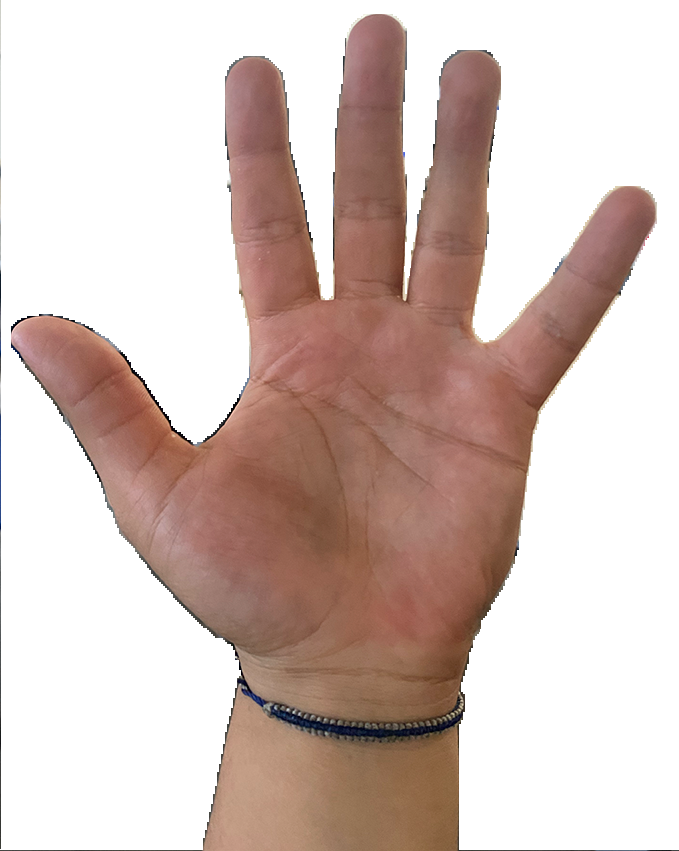
//> input picture mano.png, 679 x 851 px, given in place of the camera
$ ./deteccion_mano   (built with g++ and OpenCV 4)
//> lines starting //> are read from the running program, lines starting //| are printed output that depends on the picture; after the words box and inside, x2 and y2 are one past the last pixel; in counts of white or black regions, pixels touching at a corner belong together
#include <opencv2/opencv.hpp>
#include <iostream>
#include <vector>
using namespace cv;
using namespace std;

// void saltar();

int main() {
    VideoCapture cap(0);
    if (!cap.isOpened()) {
        cerr << "No se pudo abrir la cam." << endl;
        return -1;
    }

    Mat frame, hsv, mask, result;
    int estadoMano = 0;
    int contadorCierre = 0;
    int contadorApertura = 0;

    while (true) {
        cap >> frame;
//> frame is the input picture: 851 rows x 679 cols, CV_8UC3; mean B, G, R 187, 193.3, 211.7
        if (frame.empty()) break;

        flip(frame, frame, 1);
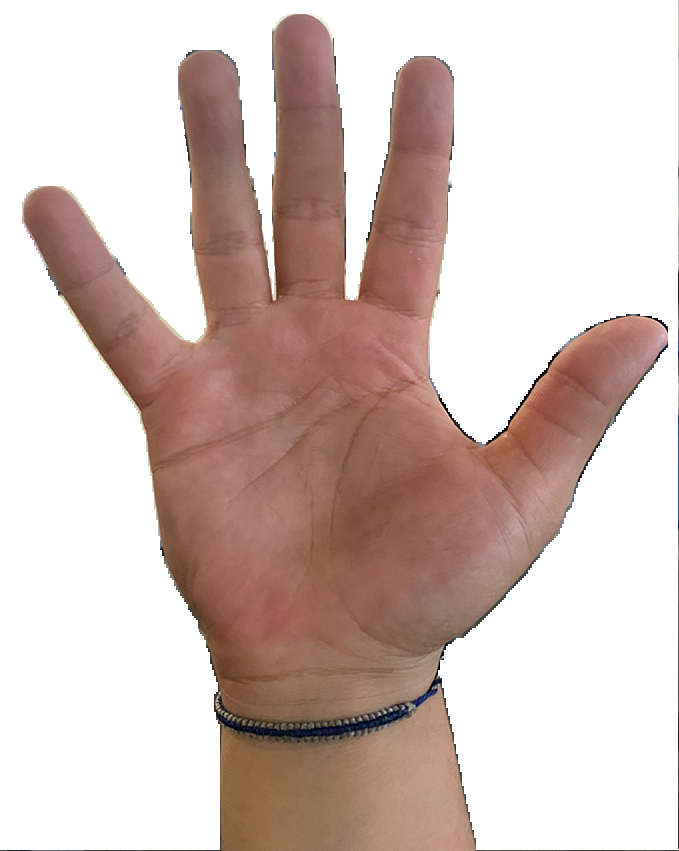
//> frame: 851 rows x 679 cols, CV_8UC3; mean B, G, R 187, 193.3, 211.7
        cvtColor(frame, hsv, COLOR_BGR2HSV);
//> hsv: 851 rows x 679 cols, CV_8UC3; mean H, S, V 5, 42.2, 211.8
        Scalar lower(0, 30, 60);
        Scalar upper(20, 150, 255);//color
        inRange(hsv, lower, upper, mask);
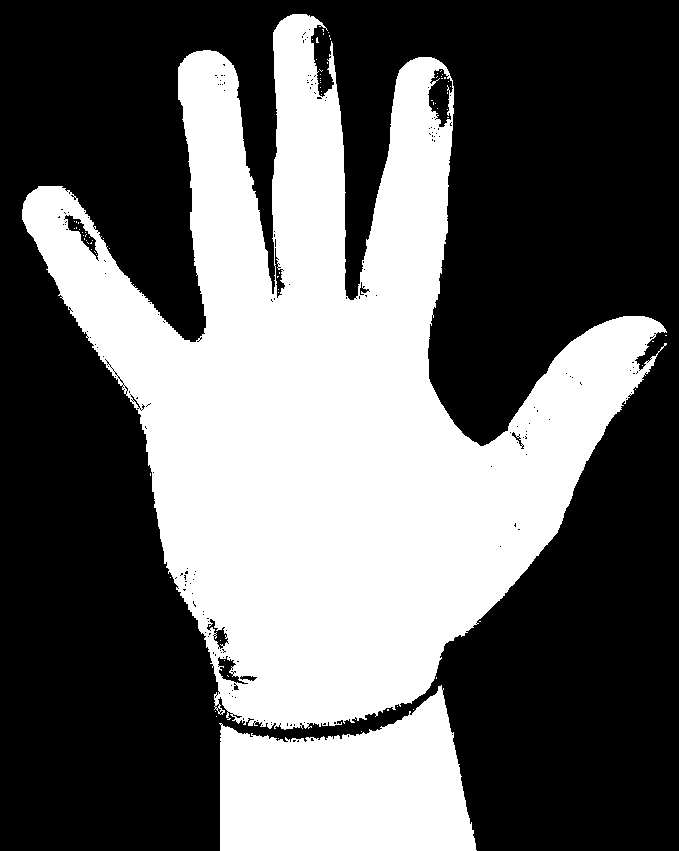
//> mask: 851 rows x 679 cols, CV_8UC1; 40.3% white; 78 white regions (76 under 20 px), largest, box (x1, y1, x2, y2) and area: (22, 14, 667, 730) 202822, (219, 685, 477, 851) 30066

        erode(mask, mask, Mat(), Point(-1, -1), 2);
        dilate(mask, mask, Mat(), Point(-1, -1), 2);
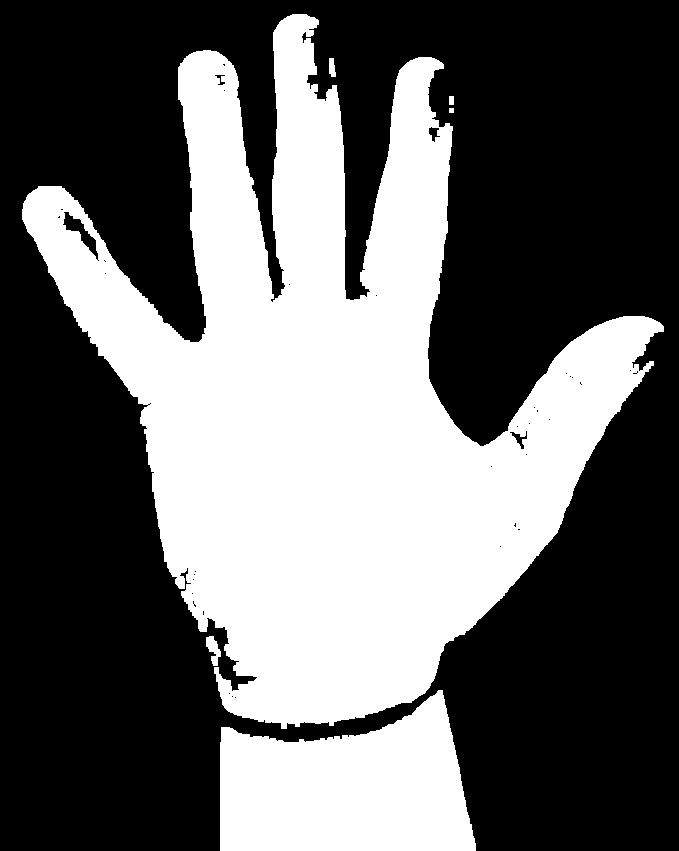
//> mask: 851 rows x 679 cols, CV_8UC1; 39.9% white; 6 white regions

        vector<vector<Point>> contornos;
        findContours(mask, contornos, RETR_EXTERNAL, CHAIN_APPROX_SIMPLE);
//> contornos = 6 contours, 1 with area under 20; largest, box (x1, y1, x2, y2) and area: (22, 14, 664, 729) 198741, (220, 690, 476, 851) 29492, (206, 636, 221, 666) 209, (329, 58, 336, 77) 82, (449, 96, 454, 105) 32

        if (!contornos.empty()) {
            size_t max_index = 0;
            double max_area = 0;

            for (size_t i = 0; i < contornos.size(); ++i) {
                double area = contourArea(contornos[i]);
                if (area > max_area) {
                    max_area = area;
                    max_index = i;
                }
            }
//> this loop made 6 passes
//> (area, max_area) on passes 1, 6: (29492, 29492), (198741, 198741)
//> area on passes 2, 4, 5: 209, 32, 82.5
//> after the loop, max_area = 198741; max_index = 5

            vector<Point> contornoMano = contornos[max_index];
//> contornoMano = contour of 1652 points, box (x1, y1, x2, y2) (22, 14, 664, 729), area 198741

            drawContours(frame, contornos, max_index, Scalar(0, 255, 0), 2);
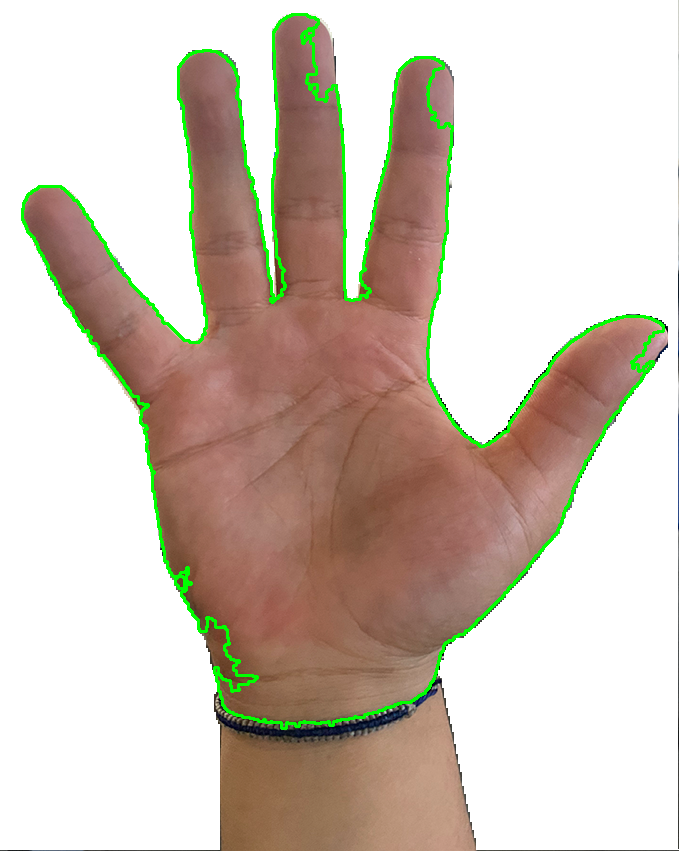
//> frame: 851 rows x 679 cols, CV_8UC3; 2.4% of pixels changed, all inside (x1, y1, x2, y2) = (21, 13, 665, 730)
            vector<int> hullIndices;
            convexHull(contornoMano, hullIndices, false, false);
//> hullIndices = 30 values, max 1651 at index 0, min 0 at index 29, mean 816.7

            vector<Vec4i> defects;
            if (hullIndices.size() > 3) {
                convexityDefects(contornoMano, hullIndices, defects);
//> defects = 22 items, first 8: [0, 194, 80, 66997], [194, 198, 195, 114], [198, 200, 199, 142], [200, 431, 277, 57186], [432, 438, 435, 229], [438, 440, 439, 210], [441, 790, 563, 11667], [790, 792, 791, 142]

                int defectCount = 0;
                for (size_t i = 0; i < defects.size(); ++i) {
                    if (defects[i][3] > 10000)
                        defectCount++;
                }
//> this loop made 22 passes
//> after the loop, defectCount = 5
                if (defectCount >= 3) {//umbarl
                    contadorApertura++;
                    contadorCierre = 0;
                    if (contadorApertura > 5 && estadoMano != 1) {
                        estadoMano = 1; //abierta
                        cout << "Mano abierta detectada." << endl;
                    }
                }
                else {
                    contadorCierre++;
                    contadorApertura = 0;
                    if (contadorCierre > 5 && estadoMano == 1) {
                        estadoMano = 2; //cerrada
                        cout << "Mano cerrada detectada." << endl;

                        cout << "Salto ejecutado" << endl;//prueba

                        // saltar() la parte del salto si es que estuviese abierta y cerrada
                    }
                }
            }
        }
        imshow("Detección de mano", frame);
        imshow("Mascara piel", mask);
        if (waitKey(10) == 27) break;
//> the Esc key is pressed
    }
    cap.release();
    destroyAllWindows();
    return 0;
}
/*
void saltar() {
    // aquí va la logica del salto del soldado de star wras
}
*/
